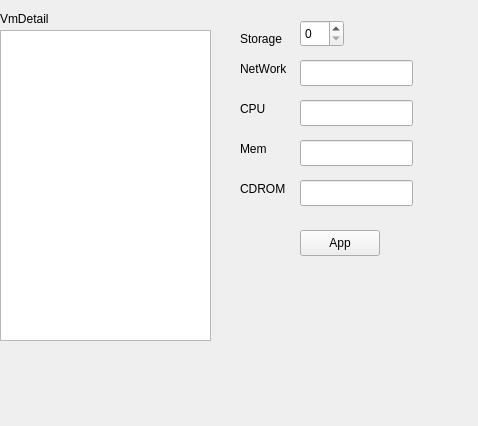
<?xml version="1.0" encoding="UTF-8"?>
<ui version="4.0">
 <class>detail</class>
 <widget class="QWidget" name="detail">
  <property name="geometry">
   <rect>
    <x>0</x>
    <y>0</y>
    <width>478</width>
    <height>426</height>
   </rect>
  </property>
  <property name="windowTitle">
   <string>Form</string>
  </property>
  <widget class="QTextEdit" name="textEditVmDetail">
   <property name="geometry">
    <rect>
     <x>0</x>
     <y>30</y>
     <width>211</width>
     <height>311</height>
    </rect>
   </property>
  </widget>
  <widget class="QLabel" name="label">
   <property name="geometry">
    <rect>
     <x>0</x>
     <y>10</y>
     <width>54</width>
     <height>18</height>
    </rect>
   </property>
   <property name="text">
    <string>VmDetail</string>
   </property>
  </widget>
  <widget class="QLineEdit" name="lineEdit_2">
   <property name="geometry">
    <rect>
     <x>300</x>
     <y>60</y>
     <width>113</width>
     <height>26</height>
    </rect>
   </property>
  </widget>
  <widget class="QLineEdit" name="lineEdit_3">
   <property name="geometry">
    <rect>
     <x>300</x>
     <y>100</y>
     <width>113</width>
     <height>26</height>
    </rect>
   </property>
  </widget>
  <widget class="QLineEdit" name="lineEdit_4">
   <property name="geometry">
    <rect>
     <x>300</x>
     <y>140</y>
     <width>113</width>
     <height>26</height>
    </rect>
   </property>
  </widget>
  <widget class="QLabel" name="label_2">
   <property name="geometry">
    <rect>
     <x>240</x>
     <y>30</y>
     <width>54</width>
     <height>18</height>
    </rect>
   </property>
   <property name="text">
    <string>Storage</string>
   </property>
  </widget>
  <widget class="QSpinBox" name="spinBox">
   <property name="geometry">
    <rect>
     <x>300</x>
     <y>20</y>
     <width>44</width>
     <height>27</height>
    </rect>
   </property>
  </widget>
  <widget class="QLabel" name="label_3">
   <property name="geometry">
    <rect>
     <x>240</x>
     <y>60</y>
     <width>54</width>
     <height>18</height>
    </rect>
   </property>
   <property name="text">
    <string>NetWork</string>
   </property>
  </widget>
  <widget class="QLabel" name="label_4">
   <property name="geometry">
    <rect>
     <x>240</x>
     <y>100</y>
     <width>54</width>
     <height>18</height>
    </rect>
   </property>
   <property name="text">
    <string>CPU</string>
   </property>
  </widget>
  <widget class="QLabel" name="label_5">
   <property name="geometry">
    <rect>
     <x>240</x>
     <y>140</y>
     <width>54</width>
     <height>18</height>
    </rect>
   </property>
   <property name="text">
    <string>Mem</string>
   </property>
  </widget>
  <widget class="QLabel" name="label_6">
   <property name="geometry">
    <rect>
     <x>240</x>
     <y>180</y>
     <width>54</width>
     <height>18</height>
    </rect>
   </property>
   <property name="text">
    <string>CDROM</string>
   </property>
  </widget>
  <widget class="QLineEdit" name="lineEdit">
   <property name="geometry">
    <rect>
     <x>300</x>
     <y>180</y>
     <width>113</width>
     <height>26</height>
    </rect>
   </property>
  </widget>
  <widget class="QPushButton" name="pushButton">
   <property name="geometry">
    <rect>
     <x>300</x>
     <y>230</y>
     <width>80</width>
     <height>26</height>
    </rect>
   </property>
   <property name="text">
    <string>App</string>
   </property>
  </widget>
 </widget>
 <resources/>
 <connections/>
</ui>
